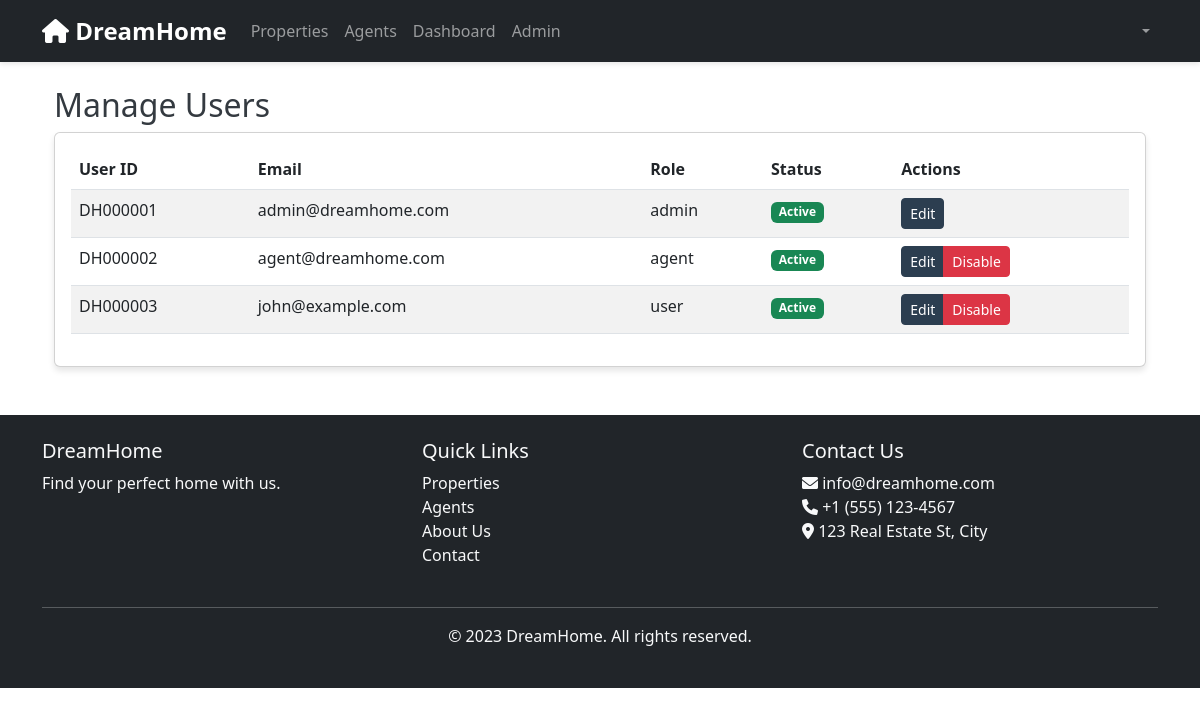
The app's page /admin/users (signed in) with its own data.
### app.py (models this page shows, shortened)
class User(UserMixin, db.Model):
    id = db.Column(db.Integer, primary_key=True)
    user_id = db.Column(db.String(10), unique=True, nullable=False)  # DH000001 format
    email = db.Column(db.String(120), unique=True, nullable=False)
    password_hash = db.Column(db.String(128))
    role = db.Column(db.String(20), default='user')
    is_admin = db.Column(db.Boolean, default=False)
    is_active = db.Column(db.Boolean, default=True)
    created_at = db.Column(db.DateTime, default=datetime.utcnow)
    last_login = db.Column(db.DateTime)
    properties = db.relationship('Property', backref='owner', foreign_keys='Property.owner_id')
    listed_properties = db.relationship('Property', backref='agent', foreign_keys='Property.agent_id')
    saved_properties = db.relationship('SavedProperty', backref='user', lazy=True)
    inquiries = db.relationship('Inquiry', backref='user', lazy=True)
    appointments = db.relationship('Appointment', backref='user', lazy=True)
    saved_searches = db.relationship('SavedSearch', backref='user', lazy=True)

### app.py (the view)
@app.route('/admin/users')
@login_required
@admin_required
def manage_users():
    users = User.query.all()
    return render_template('admin/users.html', users=users)

### app.py (called while the page is built)
@login_manager.user_loader
def load_user(user_id):
    return User.query.get(int(user_id))

def admin_required(f):
    @wraps(f)
    def decorated_function(*args, **kwargs):
        if not current_user.is_admin:
            flash('Access denied. Admin privileges required.', 'danger')
            return redirect(url_for('dashboard'))
        return f(*args, **kwargs)
    return decorated_function

### templates/admin/users.html
{% extends "base.html" %}
{% block content %}
<div class="container mt-4">
    <h2>Manage Users</h2>
    <div class="card">
        <div class="card-body">
            <div class="table-responsive">
                <table class="table table-striped">
                    <thead>
                        <tr>
                            <th>User ID</th>
                            <th>Email</th>
                            <th>Role</th>
                            <th>Status</th>
                            <th>Actions</th>
                        </tr>
                    </thead>
                    <tbody>
                        {% for user in users %}
                        <tr>
                            <td>{{ user.user_id }}</td>
                            <td>{{ user.email }}</td>
                            <td>{{ user.role }}</td>
                            <td>
                                {% if user.is_active %}
                                <span class="badge bg-success">Active</span>
                                {% else %}
                                <span class="badge bg-danger">Inactive</span>
                                {% endif %}
                            </td>
                            <td>
                                <div class="btn-group" role="group">
                                    <button type="button" class="btn btn-sm btn-primary">Edit</button>
                                    {% if not user.is_admin %}
                                    <button type="button" class="btn btn-sm btn-danger">Disable</button>
                                    {% endif %}
                                </div>
                            </td>
                        </tr>
                        {% endfor %}
                    </tbody>
                </table>
            </div>
        </div>
    </div>
</div>
{% endblock %}

### static/css/style.css (style rules this page uses)
:root { --primary-color: #2c3e50; --secondary-color: #e74c3c; --accent-color: #3498db; --light-gray: #f8f9fa; --dark-gray: #343a40; }
body { font-family: 'Segoe UI', Tahoma, Geneva, Verdana, sans-serif; color: var(--dark-gray); }
.btn-primary { background-color: var(--primary-color); border-color: var(--primary-color); }
.card { box-shadow: 0 4px 6px rgba(0, 0, 0, 0.1); }

### records on screen
User: user_id "DH000001", email "admin@dreamhome.com", role "admin", is_active "Active"
User: user_id "DH000002", email "agent@dreamhome.com", role "agent", is_active "Active", is_admin "Disable"
User: user_id "DH000003", email "john@example.com", role "user", is_active "Active", is_admin "Disable"
